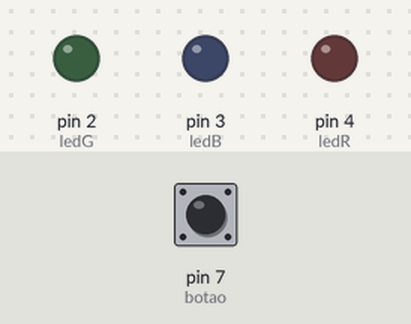
Simulated run of this sketch. Board: Arduino Uno, built with avr-gcc and run on an emulated ATmega328P. Shown: output pins drawn as LEDs (lit = HIGH). The inputs (shaded band) are chosen by the test bench; at power-on: pin 7 (botao) LOW.

Above: at 1.2 s.
1.3 s: pin 7 (botao) pulled HIGH for 0.15 s
At 2.2 s:
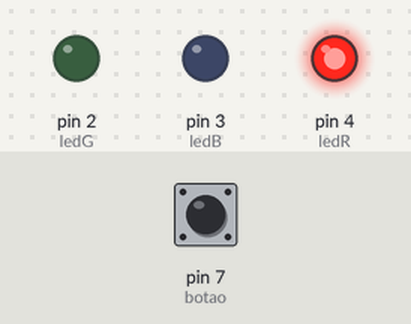
2.9 s: pin 7 (botao) pulled HIGH for 1 s
At 4.7 s:
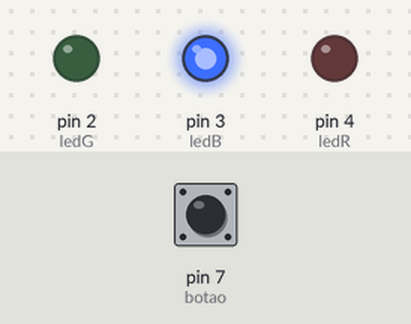
5.4 s: pin 7 (botao) pulled HIGH for 0.15 s
At 6.5 s:
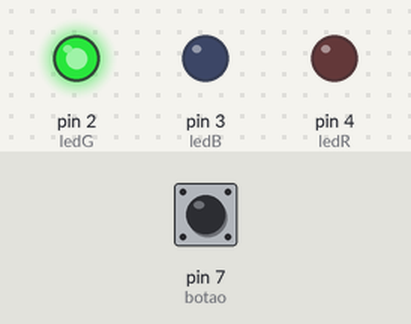
7.0 s: pin 7 (botao) pulled HIGH for 3.2 s
At 10.7 s:
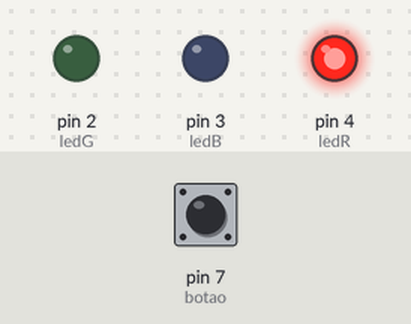
Timing chart, 0 to 12.2 s (numbered marks = the images above; inputs shaded):
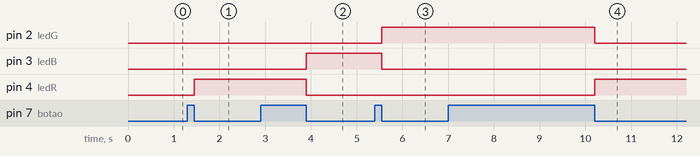

The sketch:

Codigo.ino
```cpp
/*
Teste esse circuito:
https://www.tinkercad.com/things/dhxp38ookep
*/

#define ledR 4
#define ledB 3
#define ledG 2
#define botao 7
#define maximo 3

int btnclicado=0;
int btnliberado=0;
int ciclo=0;

void setup ()
{
  pinMode(ledR, OUTPUT);
  pinMode(ledB, OUTPUT);
  pinMode(ledG, OUTPUT);
  pinMode(botao, INPUT);
}

void vermelho ()
{
  digitalWrite(ledR, HIGH);
  digitalWrite(ledB, LOW);
  digitalWrite(ledG, LOW);
}

void azul ()
{
  digitalWrite(ledR, LOW);
  digitalWrite(ledB, HIGH);
  digitalWrite(ledG, LOW);
}

void verde ()
{
  digitalWrite(ledR, LOW);
  digitalWrite(ledB, LOW);
  digitalWrite(ledG, HIGH);
}

void trocaled ()
{
 if(ciclo==0)
 {
vermelho();
 }

  else if(ciclo==1)
  {
    azul();
  }
  else if(ciclo==2)
  {
    verde();
  }
ciclo++;

if (ciclo>maximo-1)
{
ciclo=0;
}
}

void verificabtn()
{
if(digitalRead(botao)==HIGH)
{
 btnclicado=1;
 btnliberado=0;
}
else
{
  btnliberado=1;
}
if((btnclicado==1)and(btnliberado==1))
{
  btnclicado=0;
  btnliberado=0;
  trocaled();
}
}


void loop ()
{
 verificabtn();
}
```

Measured:
- after the input at 1.3 s, pin 4 (ledR): LOW → HIGH after 0.15 s
- after the input at 2.9 s, pin 3 (ledB): LOW → HIGH after 1.0 s; pin 4 (ledR): HIGH → LOW after 1.0 s
- after the input at 5.4 s, pin 2 (ledG): LOW → HIGH after 0.15 s; pin 3 (ledB): HIGH → LOW after 0.15 s
- after the input at 7.0 s, pin 2 (ledG): HIGH → LOW after 3.2 s; pin 4 (ledR): LOW → HIGH after 3.2 s
